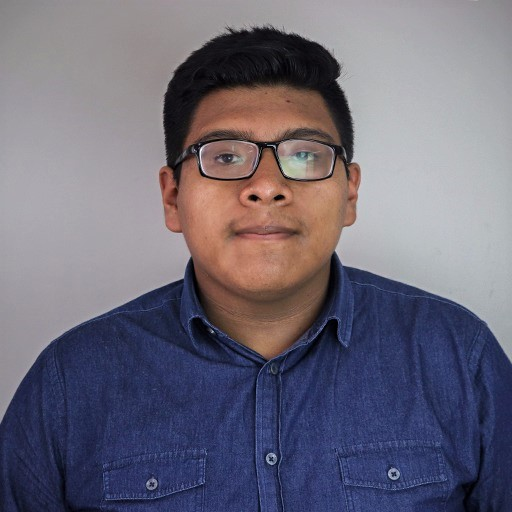
#> input picture images/profile.jpg, 512 x 512 px
$ python main.py
#> lines starting #> are read from the running program, lines starting #| are printed output that depends on the picture
### image_manipulator/image_storage.py
import cv2


class ImageStorage:

    @staticmethod
    def read_image(path_img):
        """Leer una imagen desde el disco y devolver in objeto imagen"""
#> called with path_img = 'images/profile.jpg'
        if isinstance(path_img, str):
            img = cv2.imread(path_img)
#> img is the input picture: shape (512, 512, 3); mean B, G, R 120.6, 105.8, 109.6
            return img
        else:
            print("formato no valido")
            return None

    @staticmethod
    def save_img(img, name_img):
        """Recibe una imagen y una ruta de guardado con el nombre, solo acepta .jpg o .png"""
        # Escribe la imagen en disco, si es que esta termina en .jpg o .png
        pos_point = name_img.find(".")
        if pos_point == -1:
            print("Nombre no valido")
        else:
            termination = name_img[pos_point:]
            if termination == ".jpg" or termination == ".png":
                cv2.imwrite(name_img, img)
            else:
                print("Nombre no valido")


### image_manipulator/image_transform.py
import cv2
import numpy as np

class ImageColor:

	@classmethod
	def gray_scale(cls,img):
		"""Convierte una imagen en color a uma imagen en blanco y negro"""
		gray_img = cv2.cvtColor(img, cv2.COLOR_BGR2GRAY)
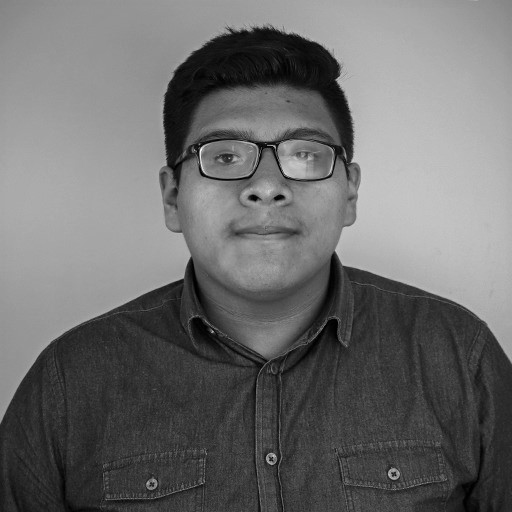
#> gray_img: shape (512, 512); min 0, max 253, mean 108.6
		return gray_img


	@classmethod
	def hsv(cls, img):
		"""Convierte una imagen en color a una imagen HSV"""
		hsv_img = cv2.cvtColor(img, cv2.COLOR_BGR2HSV)
#> hsv_img: shape (512, 512, 3); mean H, S, V 105.3, 74.2, 129.5
		return hsv_img


class ImageTransform:

	@classmethod
	def resize(cls, img, percent_size):
		"""Redimensiona una imagen al porcentaje dado"""
#> called with percent_size = 50
		new_width = int(img.shape[1] * percent_size / 100)
#> new_width = 256
		new_height = int(img.shape[0] * percent_size / 100)
#> new_height = 256
		new_dimension = (new_width, new_height)
#> new_dimension = (256, 256)
		resize_img = cv2.resize(img, new_dimension, interpolation = cv2.INTER_AREA)
		return resize_img

	@classmethod
	def traslation(cls, img, new_x, new_y):
		"""Realiza una traslacion de una imagen a las nuevas coordenadas
		x e y"""
#> called with new_x = 200, new_y = 150
		rows,cols = img.shape[0:2]
#> rows = 512; cols = 512
		matrix = np.float32([[1,0,new_x],[0,1,new_y]])
		tras_img = cv2.warpAffine(img,matrix,(cols,rows))
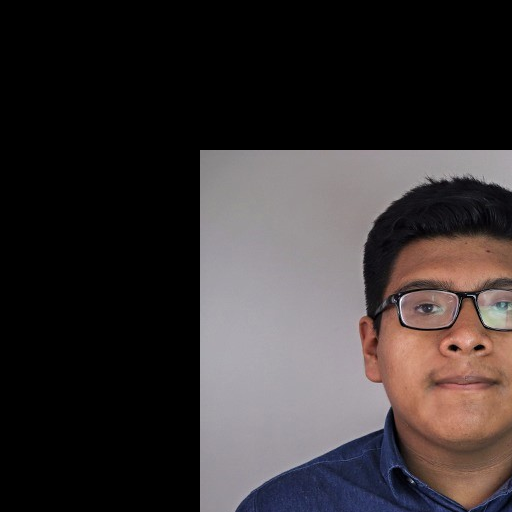
#> tras_img: shape (512, 512, 3); mean B, G, R 51.3, 50.8, 56.9
		return tras_img

	@classmethod
	def rotation(cls, img, grades):
		"""Realiza una rotacion de una imagen cierta cantidad de grados"""
#> called with grades = 45
		rows,cols = img.shape[0:2]
#> rows = 512; cols = 512
		M = cv2.getRotationMatrix2D((cols/2,rows/2),grades,1)
		rotate_img = cv2.warpAffine(img, M, (cols,rows))
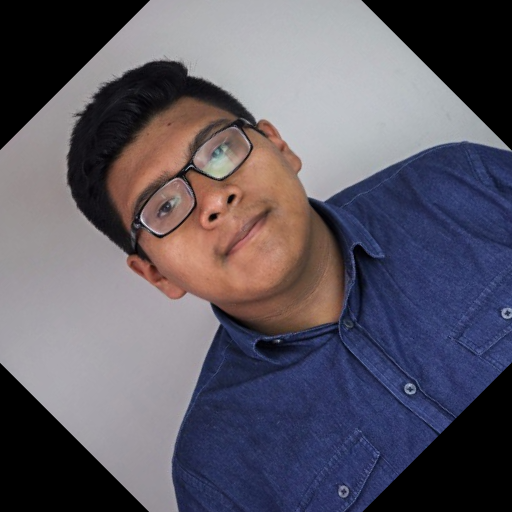
#> rotate_img: shape (512, 512, 3); mean B, G, R 100.1, 88.6, 92.8
		return rotate_img

### main.py
import cv2
from image_manipulator.image_storage import ImageStorage
from image_manipulator.image_transform import *


if __name__ == '__main__':
    img = ImageStorage.read_image("images/profile.jpg")

    img_gray = ImageColor.gray_scale(img)
    ImageStorage.save_img(img=img_gray, name_img="images/profile_gray.jpg")

    img_hsv = ImageColor.hsv(img)
    ImageStorage.save_img(img=img_hsv, name_img="images/profile_hsv.jpg")

    image_50 = ImageTransform.resize(img, 50)
    ImageStorage.save_img(img = image_50, name_img="images/profile_50.jpg")

    image_tras = ImageTransform.traslation(img, 200, 150)
    ImageStorage.save_img(img = image_tras, name_img="images/profile_tras.jpg")

    image_rot = ImageTransform.rotation(img, 45)
    ImageStorage.save_img(img = image_rot, name_img="images/profile_rot.jpg")

    print("All transformations done")
